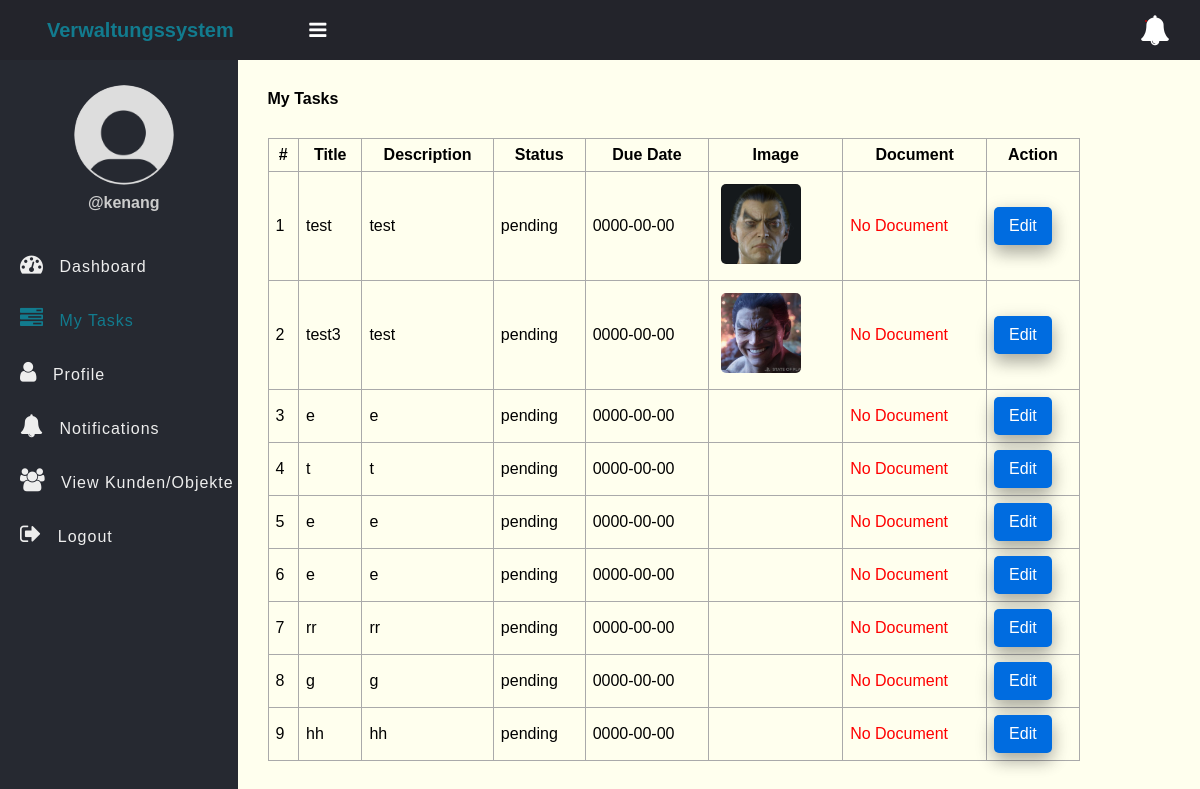
The page /my_task.php (signed in) on the database its author committed.
### tables this page shows
CREATE TABLE `tasks` (
                         `id` int(11) NOT NULL,
                         `title` varchar(100) NOT NULL,
                         `description` text DEFAULT NULL,
                         `assigned_to` int(11) DEFAULT NULL,
                         `due_date` date DEFAULT NULL,
                         `status` enum('pending','in_progress','completed') DEFAULT 'pending',
                         `created_at` timestamp NOT NULL DEFAULT current_timestamp(),
                         `document` varchar(255) DEFAULT NULL,
                         `image` varchar(255) DEFAULT NULL,
                         `images` text DEFAULT NULL,
                         `kunde_id` int(11) DEFAULT NULL,
                         `objekt_id` int(11) DEFAULT NULL
);

### app/Model/Task.php (called while the page is built, shortened)
<?php
function get_all_tasks_by_id($conn, $id){
	$sql = "SELECT * FROM tasks WHERE assigned_to=?";
	$stmt = $conn->prepare($sql);
	$stmt->execute([$id]);
	if($stmt->rowCount() > 0){
		$tasks = $stmt->fetchAll();
	}else $tasks = 0;
	return $tasks;
}

### my_task.php (the view, shortened to what this page needs)
<?php
if (isset($_SESSION['role']) && isset($_SESSION['id'])) {
    include "DB_connection.php";
    include "app/Model/Task.php";
    include "app/Model/User.php";
    $tasks = get_all_tasks_by_id($conn, $_SESSION['id']);
 ?>
<!DOCTYPE html>
<html>
<head>
	<link rel="stylesheet" href="https://stackpath.bootstrapcdn.com/font-awesome/4.7.0/css/font-awesome.min.css">
	<link rel="stylesheet" href="css/style.css">
</head>
<body>
	<?php include "inc/header.php" ?>
	<div class="body">
		<?php include "inc/nav.php" ?>
		<section class="section-1">
			<h4 class="title">My Tasks</h4>
			<?php if ($tasks != 0) { ?>
                <table class="main-table">
                    <tr>
                        <th>#</th>
                        <th>Title</th>
                        <th>Description</th>
                        <th>Status</th>
                        <th>Due Date</th>
                        <th>Image</th>
                        <th>Document</th>
                        <th>Action</th>
                    </tr>
                    <?php $i=0; foreach ($tasks as $task) { ?>
                        <tr>
                            <td><?=++$i?></td>
                            <td><?=$task['title']?></td>
                            <td><?=$task['description']?></td>
                            <td><?=$task['status']?></td>
                            <td><?=$task['due_date']?></td>
                            <td>
                                <?php if (!empty($task['images'])) {
                                    $image_paths = json_decode($task['images'], true);
                                    if (!empty($image_paths)) {
                                        foreach ($image_paths as $image) { ?>
                                            <img src="<?=$image?>" alt="Task Image" width="80" height="80" style="border-radius: 5px; margin: 5px;">
                                        <?php }
                                    }
                                } else { ?>
                                    <p style="color: red;">No Images</p>
                                <?php } ?>
                            </td>
                            <td>
                                <?php if (!empty($task['document']) && file_exists($task['document'])) { ?>
                                    <a href="<?=$task['document']?>" download class="btn">Download</a>
                                <?php } else { ?>
                                    <p style="color: red;">No Document</p>
                                <?php } ?>
                            </td>
                            <td>
                                <a href="edit-task-employee.php?id=<?=$task['id']?>" class="edit-btn">Edit</a>
                            </td>
                        </tr>
                    <?php } ?>
                </table>
            <?php }else { ?>
			<h3>Empty</h3>
		<?php  }?>
		</section>
	</div>
</body>
</html>
<?php }else{
   $em = "First login";
   header("Location: login.php?error=$em");
   exit();
}
 ?>

### css/style.css (style rules this page uses)
* { padding: 0; margin: 0; box-sizing: border-box; font-family: arial, sans-serif; }
.body { display: flex; }
.section-1 { padding: 30px; }
.section-1 .title { margin-bottom: 10px; }
.section-1 { width: 100%; background: #ffe; }
.main-table, .main-table tr, .main-table th, .main-table td { border: 1px solid #aaa; border-collapse: collapse; padding: 7px; }
.main-table { width: 90%; margin-top: 30px; }
.edit-btn { text-decoration: none; display: inline-block; padding-left: 10px; border: none; background: #006CE0; padding: 10px 15px; color: #fff; font-size: 16px; border-radius: 5px; cursor: pointer; outline: none; transition: background 1s; box-shadow: 0 8px 16px 0 rgba(0,0,0,0.2), 0 6px 20px 0 rgba(0,0,0,0.19); }

### rows shown on the page
tasks: title "test", description "test", status "pending", due_date "0000-00-00", shows a picture, document "No Document"
tasks: title "test3", description "test", status "pending", due_date "0000-00-00", shows a picture, document "No Document"
tasks: title "e", description "e", status "pending", due_date "0000-00-00", document "No Document"
tasks: title "t", description "t", status "pending", due_date "0000-00-00", document "No Document"
tasks: title "e", description "e", status "pending", due_date "0000-00-00", document "No Document"
tasks: title "e", description "e", status "pending", due_date "0000-00-00", document "No Document"
tasks: title "rr", description "rr", status "pending", due_date "0000-00-00", document "No Document"
tasks: title "g", description "g", status "pending", due_date "0000-00-00", document "No Document"
tasks: title "hh", description "hh", status "pending", due_date "0000-00-00", document "No Document"

### other values the page prints
$_SESSION['username'] "kenang"
